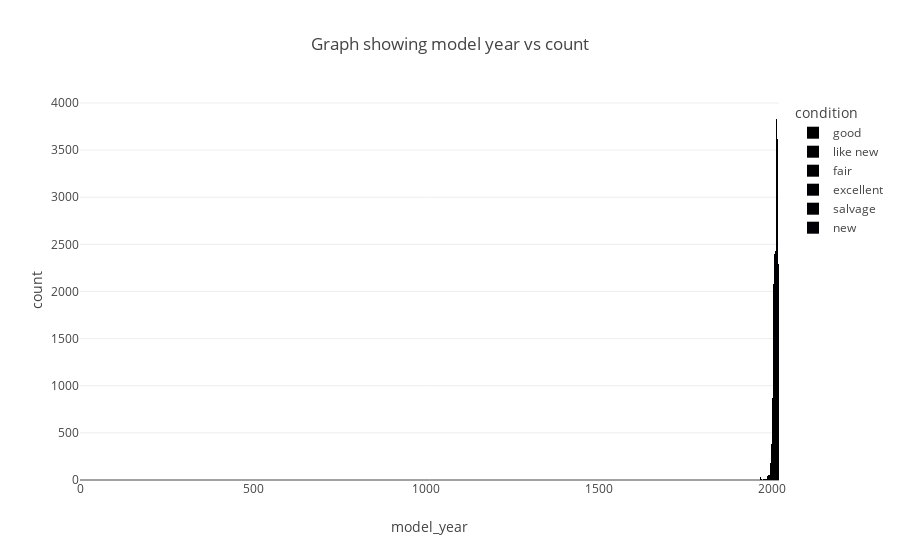

The notebook cell this image was saved under:
### Markdown cell above
Data visualization

### Code cell
fig = px.histogram(df, x="model_year", color="condition", hover_data=df.columns, title="Graph showing model year vs count")
fig.show()

### Figure 1 — Plotly figure (JSON) as saved in the notebook; plotly's stock layout.template omitted (floating-point values rounded to 4 significant figures; data arrays with more than 128 entries replaced by an {"elided": "..."} marker saying what was removed)
{"data": [{"alignmentgroup": "True", "bingroup": "x", "hovertemplate": "condition=good<br>model_year=%{x}<br>count=%{y}<extra></extra>", "legendgroup": "good", "marker": {"color": "#000001", "pattern": {"shape": ""}}, "name": "good", "offsetgroup": "good", "orientation": "v", "showlegend": true, "type": "histogram", "x": {"elided": "20145 int values"}, "xaxis": "x", "yaxis": "y"}, {"alignmentgroup": "True", "bingroup": "x", "hovertemplate": "condition=like new<br>model_year=%{x}<br>count=%{y}<extra></extra>", "legendgroup": "like new", "marker": {"color": "#000002", "pattern": {"shape": ""}}, "name": "like new", "offsetgroup": "like new", "orientation": "v", "showlegend": true, "type": "histogram", "x": {"elided": "4742 int values"}, "xaxis": "x", "yaxis": "y"}, {"alignmentgroup": "True", "bingroup": "x", "hovertemplate": "condition=fair<br>model_year=%{x}<br>count=%{y}<extra></extra>", "legendgroup": "fair", "marker": {"color": "#000003", "pattern": {"shape": ""}}, "name": "fair", "offsetgroup": "fair", "orientation": "v", "showlegend": true, "type": "histogram", "x": {"elided": "1607 int values"}, "xaxis": "x", "yaxis": "y"}, {"alignmentgroup": "True", "bingroup": "x", "hovertemplate": "condition=excellent<br>model_year=%{x}<br>count=%{y}<extra></extra>", "legendgroup": "excellent", "marker": {"color": "#000004", "pattern": {"shape": ""}}, "name": "excellent", "offsetgroup": "excellent", "orientation": "v", "showlegend": true, "type": "histogram", "x": {"elided": "24773 int values"}, "xaxis": "x", "yaxis": "y"}, {"alignmentgroup": "True", "bingroup": "x", "hovertemplate": "condition=salvage<br>model_year=%{x}<br>count=%{y}<extra></extra>", "legendgroup": "salvage", "marker": {"color": "#000005", "pattern": {"shape": ""}}, "name": "salvage", "offsetgroup": "salvage", "orientation": "v", "showlegend": true, "type": "histogram", "x": [1999, 2008, 2012, 1995, 2003, 2005, 2008, 2001, 2001, 1998, 2001, 2003, 2008, 2000, 2005, 2014, 2003, 1997, 2015, 2009, 2013, 2006, 2015, 2018, 2006, 1994, 1995, 2019, 1995, 2018, 2000, 2014, 2014, 2004, 2001, 2015, 2007, 2004, 2014, 1999, 2009, 2007, 2008, 2013, 1999, 2015, 2013, 2003, 1977, 2014, 2000, 2017, 2017, 2014, 2014, 2004, 1995, 2013, 2006, 1999, 2002, 2010, 2007, 2004, 2018, 2003, 2008, 2016, 2009, 2017, 2017, 2017, 2009, 2001, 2002, 1996, 2011, 2010, 2002, 2007, 2000, 2012, 2001, 2005, 2001, 1993, 2005, 2012, 1999, 2003, 2016, 2006, 1994, 2008, 2014, 1993, 2005, 2006, 2001, 2011, 2008, 2004, 2015, 2007, 1986, 2013, 2016, 1994, 1999, 1997, 2008, 2012, 2017, 2013, 2002], "xaxis": "x", "yaxis": "y"}, {"alignmentgroup": "True", "bingroup": "x", "hovertemplate": "condition=new<br>model_year=%{x}<br>count=%{y}<extra></extra>", "legendgroup": "new", "marker": {"color": "#000006", "pattern": {"shape": ""}}, "name": "new", "offsetgroup": "new", "orientation": "v", "showlegend": true, "type": "histogram", "x": {"elided": "143 int values"}, "xaxis": "x", "yaxis": "y"}], "layout": {"barmode": "relative", "legend": {"title": {"text": "condition"}, "tracegroupgap": 0}, "title": {"text": "Graph showing model year vs count"}, "xaxis": {"anchor": "y", "domain": [0, 1], "title": {"text": "model_year"}}, "yaxis": {"anchor": "x", "domain": [0, 1], "title": {"text": "count"}}}}
